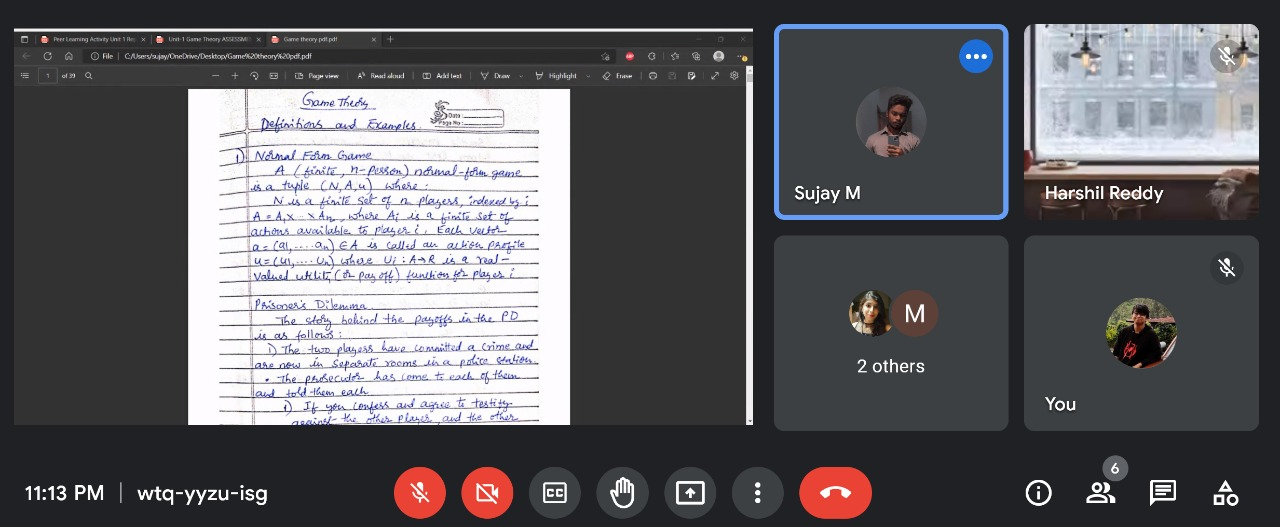
#> input picture PythonApplication/ComparisonOfImages/images/2.jpeg, 1280 x 527 px, found by its file name; the run also reads 1 picture not shown here
$ python main.py
#> lines starting #> are read from the running program, lines starting #| are printed output that depends on the picture
from PIL import Image,ImageChops
import math, operator
from functools import reduce
imgPath1 = 'D:\images/2.jpeg'
img_1 = Image.open(imgPath1)
#> img_1 is the input picture: PIL image 1280x527 RGB; mean R, G, B 95.1, 94.3, 98
imgPath2 = 'D:\images/15.jpeg'
img_2 = Image.open(imgPath2)

def rms_diff(im1, im2):
    "Calculate the root-mean-square difference between two images"

    h = ImageChops.difference(im1, im2).histogram()

    # calculate rms
    return math.sqrt(reduce(operator.add,
        map(lambda h, i: h*(i**2), h, range(256))
    ) / (float(im1.size[0]) * im1.size[1]))
#(left,upper,right,lower)
try:
    box = (14,15,754,424)
    cropped_Image = img_1.crop(box)
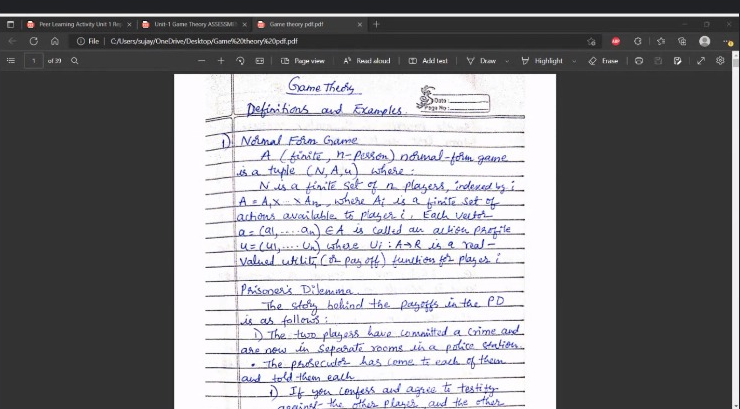
#> cropped_Image: PIL image 740x409 RGB; mean R, G, B 130.5, 130.1, 132.9
    cropped_Image_2 = img_2.crop(box)
    rms_diff(cropped_Image,cropped_Image_2)
#> in rms_diff, `h = ImageChops.difference(im1, im2).histogram()`: h = 768 values, max 193993 at index 512, min 0 at index 51, mean 1182.3
except FileNotFoundError:
    print('Provided image path is not found')
